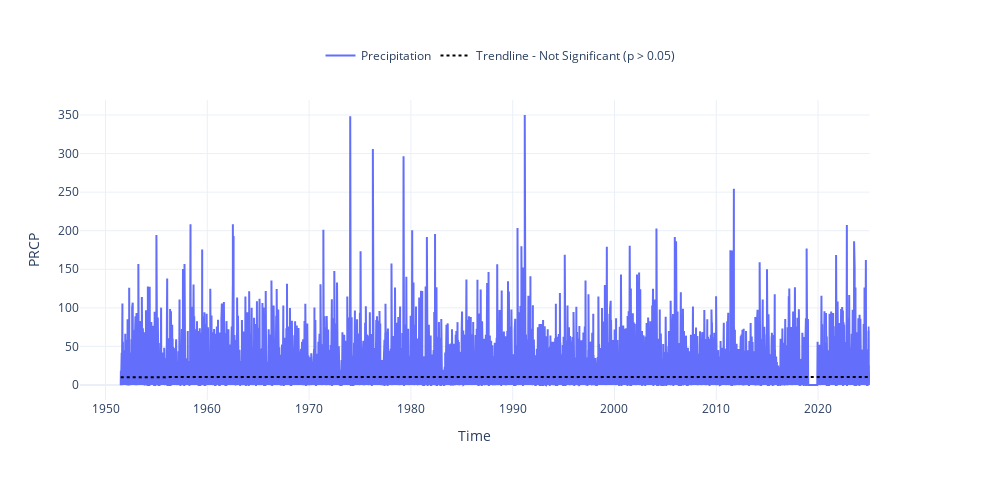

Source (notebook cell):
### Code cell
dict_prcp = [{'data' : data, 'var' : 'PRCP', 'ax' : 1, 'label' : 'Precipitation'},]
fig = plot_timeseries_interactive(dict_prcp, trendline=True, ylims = [None, None], figsize = (25, 12))

### Figure 1 — Plotly figure (JSON) as saved in the notebook; plotly's stock layout.template omitted (floating-point values rounded to 4 significant figures; data arrays with more than 128 entries replaced by an {"elided": "..."} marker saying what was removed)
{"data": [{"line": {"color": "#636EFA"}, "name": "Precipitation", "type": "scatter", "x": {"elided": "27697 str values"}, "xaxis": "x", "y": {"elided": "27697 float values"}, "yaxis": "y"}, {"line": {"color": "black", "dash": "dot"}, "mode": "lines", "name": "Trendline - Not Significant (p > 0.05)", "showlegend": true, "type": "scatter", "x": {"elided": "26353 str values"}, "xaxis": "x", "y": {"elided": "26353 float values"}, "yaxis": "y"}], "layout": {"height": 480, "legend": {"font": {"size": 12}, "orientation": "h", "x": 0.5, "xanchor": "center", "y": 1.1, "yanchor": "bottom"}, "title": {"text": " "}, "width": 1000, "xaxis": {"anchor": "y", "domain": [0, 0.94], "title": {"text": "Time"}}, "yaxis": {"anchor": "x", "domain": [0, 1], "range": [null, null], "title": {"text": "PRCP"}}, "yaxis2": {"anchor": "x", "overlaying": "y", "side": "right"}}}
